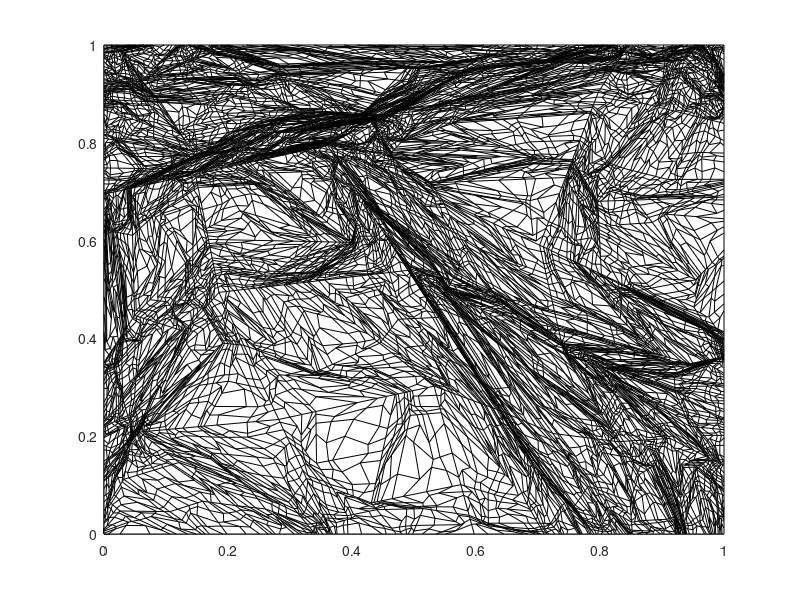
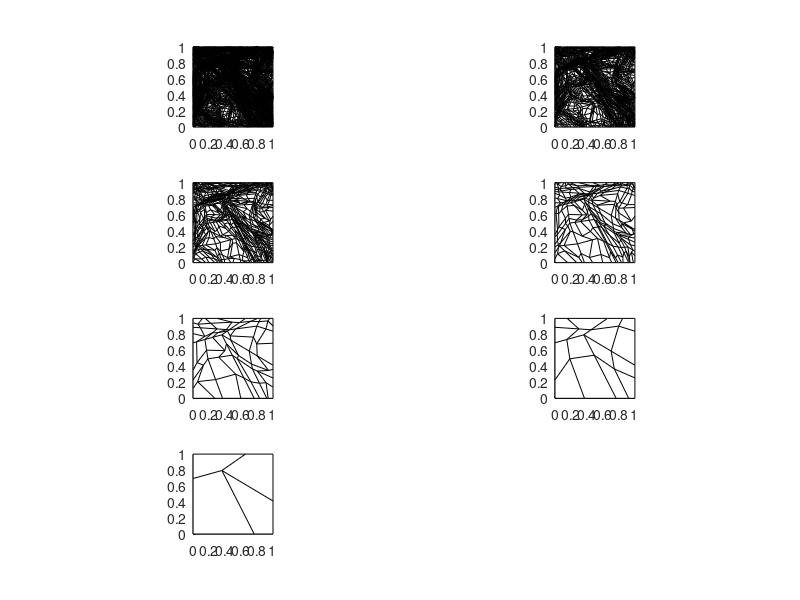

Source code (MATLAB) for these figures, in order:
clear all; close all; clc;

% This routine generates an nm by nm mesh, commonly known as a
% Shestakov mesh, with 0 < r < rm and 0 < z < zm. The randomness
% is controlled by parameter "a", where 0 <= a <= 0.5. A value of 
% a = 0.5 gives a rectangular % mesh. Boomerang zones are allowed 
% but bowties are not allowed.
%
% Matlab version by Jean C. Ragusa, Texas A&M University, April 1, 2013
% (jean.ragusa@tamu.edu)
%
% based on the original Fortran program by Alek Sheshakov (LLNL); that 
% program is found in: Nuclear Science & Engineering, Vol 105, pp.88-104 
% (1990), "Test Problems in Radiative Transfer Calculations", by A. Shestakov, 
% D. Kershaw, and G. Zimmerman
%
% Many thanks to Michael Hall (LANL) for providing a copy of the F77 
% program


logi_save_plots = false;
logi_write_file = true;


% number of subdivisions of the original rectangle
nc = 7;
% random parameter
a  = 0.20;
% rectangle dimensions
L = 1;
rm = L;
zm = L;

% allocate memory
nm = 2^nc + 1;
ind = nm-1;
r=zeros(nm,nm);
z=zeros(nm,nm);

% initialize 4 corners
for i = 0:1
    k = 1 + i*ind;
    for j = 0:1
        l = 1 + j*ind;
        r(k,l) = L*(1-i);
        z(k,l) = L*j;
    end
end

% fill in the rest of the points
for nl = 0:nc-1
    nn = 2^nl;
    inc = ind/nn;
    inch = inc/2;
    for k = 1:nn
        k1 = 1+(k-1)*inc;
        k2 = k1+inc;
        k3 = k1+inch;
        for l = 1:nn
            l1 = 1+(l-1)*inc;
            l2 = l1+inc;
            l3 = l1+inch;
            if (l==1)
                ar = a+rand(1,1)*(1-2*a);
                r(k3,l1) = ar*r(k1,l1)+(1-ar)*r(k2,l1);
                z(k3,l1) = ar*z(k1,l1)+(1-ar)*z(k2,l1);
            end
            ar = a+rand(1,1)*(1-2*a);
            r(k2,l3) = ar*r(k2,l1)+(1-ar)*r(k2,l2);
            z(k2,l3) = ar*z(k2,l1)+(1-ar)*z(k2,l2);
            ar = a+rand(1,1)*(1-2*a);
            r(k3,l2) = ar*r(k1,l2)+(1-ar)*r(k2,l2);
            z(k3,l2) = ar*z(k1,l2)+(1-ar)*z(k2,l2);
            if (k==1)
                ar = a+rand(1,1)*(1-2*a);
                r(k1,l3) = ar*r(k1,l1)+(1-ar)*r(k1,l2);
                z(k1,l3) = ar*z(k1,l1)+(1-ar)*z(k1,l2);
            end
            ar = a+rand(1,1)*(1-2*a);
            br = a+rand(1,1)*(1-2*a);
            r1 = r(k1,l1);
            r2 = r(k2,l1);
            r3 = r(k2,l2);
            r4 = r(k1,l2);
            z1 = z(k1,l1);
            z2 = z(k2,l1);
            z3 = z(k2,l2);
            z4 = z(k1,l2);
            % check for boomerang zones
            det2 = (r2-r1)*(z3-z2)-(r3-r2)*(z2-z1);
            det3 = (r3-r2)*(z4-z3)-(r4-r3)*(z3-z2);
            det4 = (r4-r3)*(z1-z4)-(r1-r4)*(z4-z3);
            det1 = (r1-r4)*(z2-z1)-(r2-r1)*(z1-z4);
            if (det2>0)
                d = (r4-r3)*(z2-z1)-(r2-r1)*(z4-z3);
                r3p = ((r2-r1)*(r4*z3-r3*z4)-(r4-r3)*(r2*z1-r1*z2))/d;
                z3p = ((z2-z1)*(r4*z3-r3*z4)-(z4-z3)*(r2*z1-r1*z2))/d;
                d = (r4-r1)*(z2-z3)-(r2-r3)*(z4-z1);
                r1p = ((r2-r3)*(r4*z1-r1*z4)-(r4-r1)*(r2*z3-r3*z2))/d;
                z1p = ((z2-z3)*(r4*z1-r1*z4)-(z4-z1)*(r2*z3-r3*z2))/d;
                r3 = r3p;
                z3 = z3p;
                r1 = r1p;
                z1 = z1p;
            elseif (det3>0)
                d = (r1-r4)*(z3-z2)-(r3-r2)*(z1-z4);
                r4p = ((r3-r2)*(r1*z4-r4*z1)-(r1-r4)*(r3*z2-r2*z3))/d;
                z4p = ((z3-z2)*(r1*z4-r4*z1)-(z1-z4)*(r3*z2-r2*z3))/d;
                d = (r1-r2)*(z3-z4)-(r3-r4)*(z1-z2);
                r2p = ((r3-r4)*(r1*z2-r2*z1)-(r1-r2)*(r3*z4-r4*z3))/d;
                z2p = ((z3-z4)*(r1*z2-r2*z1)-(z1-z2)*(r3*z4-r4*z3))/d;
                r4 = r4p;
                z4 = z4p;
                r2 = r2p;
                z2 = z2p;
            elseif (det4>0)
                d = (r2-r1)*(z4-z3)-(r4-r3)*(z2-z1);
                r1p = ((r4-r3)*(r2*z1-r1*z2)-(r2-r1)*(r4*z3-r3*z4))/d;
                z1p = ((z4-z3)*(r2*z1-r1*z2)-(z2-z1)*(r4*z3-r3*z4))/d;
                d = (r2-r3)*(z4-z1)-(r4-r1)*(z2-z3);
                r3p = ((r4-r1)*(r2*z3-r3*z2)-(r2-r3)*(r4*z1-r1*z4))/d;
                z3p = ((z4-z1)*(r2*z3-r3*z2)-(z2-z3)*(r4*z1-r1*z4))/d;
                r1 = r1p;
                z1 = z1p;
                r3 = r3p;
                z3 = z3p;
            elseif (det1>0)
                d = (r3-r2)*(z1-z4)-(r1-r4)*(z3-z2);
                r2p = ((r1-r4)*(r3*z2-r2*z3)-(r3-r2)*(r1*z4-r4*z1))/d;
                z2p = ((z1-z4)*(r3*z2-r2*z3)-(z3-z2)*(r1*z4-r4*z1))/d;
                d = (r3-r4)*(z1-z2)-(r1-r2)*(z3-z4);
                r4p = ((r1-r2)*(r3*z4-r4*z3)-(r3-r4)*(r1*z2-r2*z1))/d;
                z4p = ((z1-z2)*(r3*z4-r4*z3)-(z3-z4)*(r1*z2-r2*z1))/d;
                r2 = r2p;
                z2 = z2p;
                r4 = r4p;
                z4 = z4p;
            end
            r(k3,l3) = ar*br*r1 + ar*(1-br)*r4 + (1-ar)*br*r2 + (1-ar)*(1-br)*r3;
            z(k3,l3) = ar*br*z1 + ar*(1-br)*z4 + (1-ar)*br*z2 + (1-ar)*(1-br)*z3;
        end
    end
end

% plotting in matlab
figure(1)
surf(r,z,ones(nm,nm),'FaceColor','white')
view(0,90)
% nc = 4;
% nm = 2^nc + 1;
figure(2);
q1=(ceil(nc/2));
q2=ceil(nc/q1);
for k=1:nc
    skip=2^(k-1);
    subplot(q1,q2,k);
    nm_ = 2^(nc-k+1)+1;
    surf(r(1:skip:end,1:skip:end),z(1:skip:end,1:skip:end),ones(nm_,nm_),'FaceColor','white');
     set(gca,'PlotBoxAspectRatio',[5 5 1])
     view(0,90);
end

output_file1=strcat('.\figs\shestakov_quad_L',int2str(L),'_nc',int2str(nc),'_emb','_a',num2str(a));
if(logi_save_plots)
    print('-dpdf',strcat(output_file1,'.pdf'));
    print('-dpng',strcat(output_file1,'.png'));
    saveas(gcf,strcat(output_file1,'.fig'),'fig');
end

%---------------------------------------------
%
if(~logi_write_file), return; end;
%
%---------------------------------------------
% save txt file
matID=1;
srcID=1;

% date and time;
[yr, mo, da, hr, mi, s] = datevec(now);

% save embedded meshes
r_sav=r;
z_sav=z;
for k=1:nc
    
    nm_ = 2^(nc-k+1)+1;
    skip=2^(k-1);
    r=r_sav(1:skip:end,1:skip:end);
    z=z_sav(1:skip:end,1:skip:end);

    %%%%%%%%%%%%%%%%%%%%%
    output_file_k=strcat('.\figs\shestakov_quad_L',int2str(L),...
        '_nc',int2str(nc),'_emb',int2str(nc-k+1),'_a',num2str(a),'.txt');
    fid=fopen(output_file_k,'w');
    
    fprintf(fid,'# Date: %d/%d/%d   Time: %d:%d\n', mo, da, yr, hr, mi);
    
    fprintf(fid,'# dimensions \n');
    fprintf(fid,'%g %g \n',L,L);
    
    n = (nm_-1);
    ncells = n*n;
    
    fprintf(fid,'# connectivity \n');
    fprintf(fid,'%d\n',ncells);
    for iel=1:ncells
        skip = 4*(iel-1);
        i1 = skip + 1;
        i2 = skip + 2;
        i3 = skip + 3;
        i4 = skip + 4;
        fprintf(fid,'%d %d %d %d %d %d %d \n',4,i1,i2,i3,i4,matID,srcID);
    end
    
    fprintf(fid,'# DG vertices (counter-clockwise) \n');
    fprintf(fid,'%d\n',4*ncells);
    for i=1:n
        for j=1:n
            fprintf(fid,' %g %g \n %g %g \n %g %g \n %g %g \n',...
                r(i,j)    ,z(i,j)    ,...
                r(i,j+1)  ,z(i,j+1)  ,...
                r(i+1,j+1),z(i+1,j+1),...
                r(i+1,j)  ,z(i+1,j)  );
        end
    end
    
    fprintf(fid,'# grid vertices (counter-clockwise) \n');
    fprintf(fid,'%d\n',(n+1)^2);
    for i=1:n+1
        for j=1:n+1
            fprintf(fid,'%g %g \n',r(i,j),z(i,j) );
        end
    end
    
    fclose(fid);
    %%%%
end % embedded meshes save


